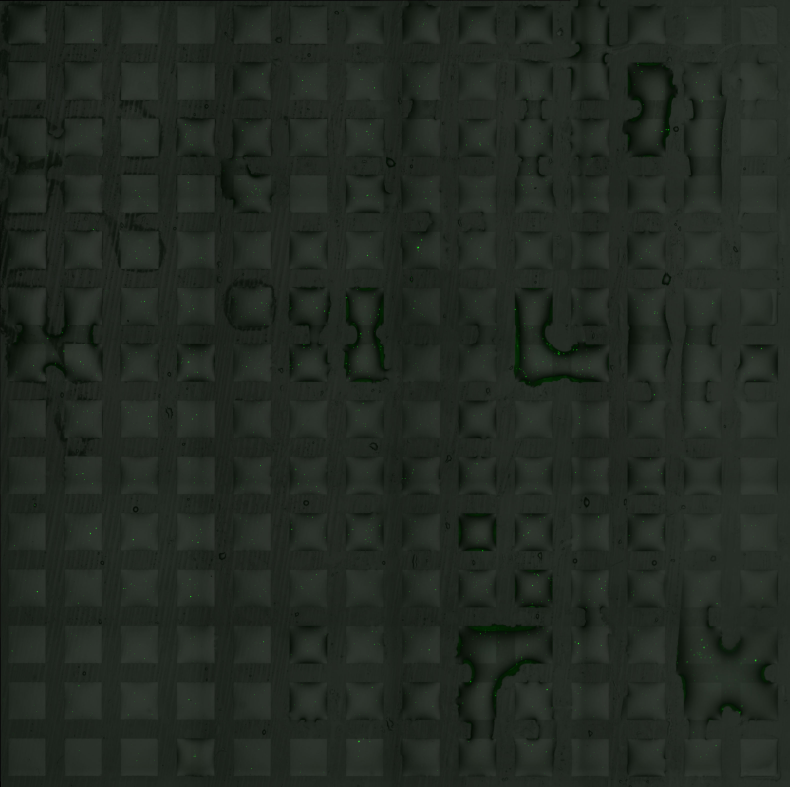
#> input picture tests/contours/contours_sample_1_raw.jpg, 3157 x 3147 px (shown at 1/4 size)
$ python contours.py   (older library calls are emulated)
#> lines starting #> are read from the running program, lines starting #| are printed output that depends on the picture; after the words box and inside, x2 and y2 are one past the last pixel; in counts of white or black regions, pixels touching at a corner belong together
### tests/contours/pyimagesearch/shapedetector.py
# import the necessary packages
import cv2

class ShapeDetector:
	def __init__(self):
		pass

	def detect(self, c):
		# initialize the shape name and approximate the contour
		shape = "unidentified"
		peri = cv2.arcLength(c, True)
		approx = cv2.approxPolyDP(c, 0.04 * peri, True)

		# if the shape is a triangle, it will have 3 vertices
		if len(approx) == 3:
			shape = "triangle"

		# if the shape has 4 vertices, it is either a square or
		# a rectangle
		elif len(approx) == 4:
			# compute the bounding box of the contour and use the
			# bounding box to compute the aspect ratio
			(x, y, w, h) = cv2.boundingRect(approx)
			ar = w / float(h)

			# a square will have an aspect ratio that is approximately
			# equal to one, otherwise, the shape is a rectangle
			shape = "square" if ar >= 0.95 and ar <= 1.05 else "rectangle"

		# if the shape is a pentagon, it will have 5 vertices
		elif len(approx) == 5:
			shape = "pentagon"

		# otherwise, we assume the shape is a circle
		else:
			shape = "circle"

		# return the name of the shape
		return shape

### tests/contours/contours.py
#! /usr/local/bin/python

#NOTE: /!\ This is a failed experiment /!\


import numpy as np
import cv2
from pyimagesearch.shapedetector import ShapeDetector
import argparse
import imutils

def show_img(img):
    # cv2.imshow("image",img)

    screen_res = 1280, 720
    scale_width = screen_res[0] / img.shape[1]
    scale_height = screen_res[1] / img.shape[0]
    scale = min(scale_width, scale_height)
    window_width = int(img.shape[1] * scale)
    window_height = int(img.shape[0] * scale)

    cv2.namedWindow('dst_rt', cv2.WINDOW_NORMAL)
    cv2.resizeWindow('dst_rt', window_width, window_height)

    cv2.imshow('dst_rt', img)
    cv2.waitKey(0)

def bitwise_blend(img1, img2):

    rows, cols = img2.shape
    roi = img1[0:rows, 0:cols ]

    mask_inv = cv2.bitwise_not(img2)

    img1_bg = cv2.bitwise_and(roi, roi, mask = mask_inv)
    img2_fg = cv2.bitwise_and(img2, img2, mask = img2)

    return cv2.add(img1_bg, img2_fg)

def blob_detection(im):


    # Set up the detector with default parameters.
    detector = cv2.SimpleBlobDetector()

    # Detect blobs.
    keypoints = detector.detect(im)

    # Draw detected blobs as red circles.
    # cv2.DRAW_MATCHES_FLAGS_DRAW_RICH_KEYPOINTS ensures the size of the circle corresponds to the size of blob
    im_with_keypoints = cv2.drawKeypoints(im, keypoints, np.array([]), (0,0,0))
    return im_with_keypoints


print("processing edges...")

# # construct the argument parser and parse the arguments
# ap = argparse.ArgumentParser()
# ap.add_argument("-q", "--query", required = True,
#     help = "Path to the query image")
# args = vars(ap.parse_args())
#
# # load the query image, compute the ratio of the old height
# # to the new height, clone it, and resize it
# image = cv2.imread(args["query"])


img = cv2.imread('contours_sample_1_raw.jpg')
#> img is the input picture: shape (3147, 3157, 3); mean B, G, R 34.3, 41.4, 34.6


ratio = 1


img = cv2.medianBlur(img,5)
#opening morph to remove points
kernel = np.ones((5,5 ),np.uint8)
opening_morph = cv2.morphologyEx(img, cv2.MORPH_OPEN, kernel)
cv2.imwrite( "output/opening_morph.png", opening_morph );


gray_img = cv2.cvtColor(opening_morph, cv2.COLOR_BGR2GRAY)
edged_img = cv2.Canny(gray_img, 5, 22)
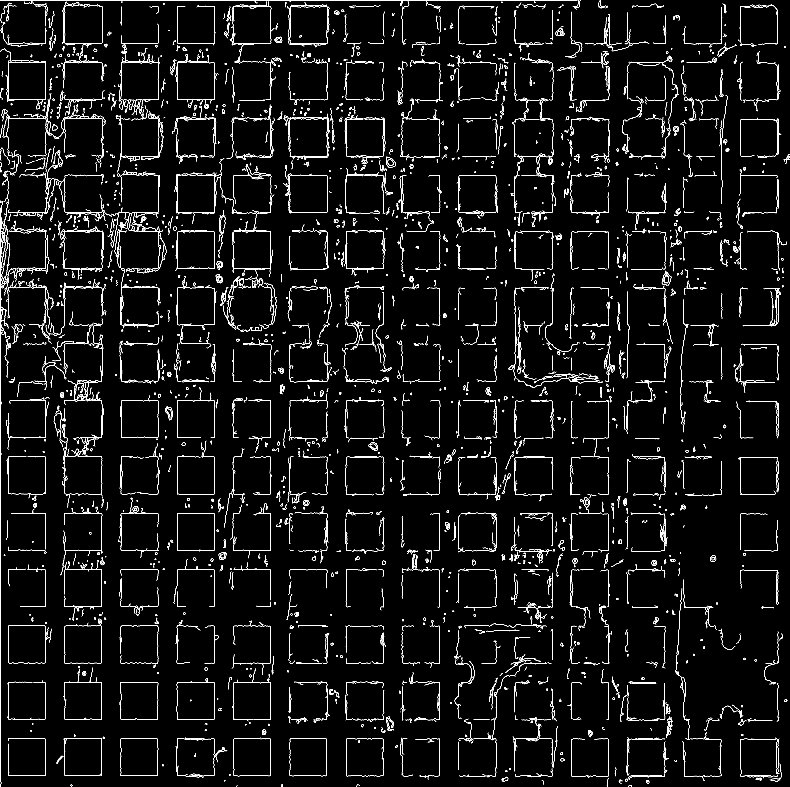
#> edged_img: shape (3147, 3157) (shown at 1/4 size); 2.3% white in thin lines or dots

cv2.imwrite( "output/edged.png", edged_img );


cnts = cv2.findContours(edged_img.copy(), cv2.RETR_EXTERNAL,
    cv2.CHAIN_APPROX_SIMPLE)
#> cnts = 3549 contours, 3003 with area under 20; largest, box (x1, y1, x2, y2) and area: (33, 246, 184, 419) 22332, (32, 2502, 183, 2654) 21987, (482, 2953, 633, 3104) 21970, (1158, 2954, 1308, 3105) 21858, (933, 2951, 1084, 3105) 21851
cnts = cnts[0] if imutils.is_cv2() else cnts[1]
sd = ShapeDetector()

# loop over the contours
for c in cnts:
    # compute the center of the contour, then detect the name of the
    # shape using only the contour
    M = cv2.moments(c)
    if M["m00"] != 0:
        cX = int((M["m10"] / M["m00"]) )
        cY = int((M["m01"] / M["m00"]))
        shape = sd.detect(c)

        # multiply the contour (x, y)-coordinates by the resize ratio,
        # then draw the contours and the name of the shape on the img
        c = c.astype("float")
        c *= ratio
        c = c.astype("int")
        if shape=="rectangle":
            cv2.drawContours(img, [c], -1, (0, 255, 0), 2)

            cv2.putText(img, shape, (cX, cY), cv2.FONT_HERSHEY_SIMPLEX,
                0.5, (255, 255, 255), 2)
#> this loop made 3549 passes
#> (cX, cY, shape, peri in detect, approx in detect, x in detect, y in detect, w in detect) on passes 3, 11, 12, 13, 20, 24: (1433, 3140, 'rectangle', 38.38, [[1427, 3146], [1430, 3138], [1438, 3142], [1429, 3138]], 1427, 3138, 12), (3028, 3116, 'rectangle', 122.4, [[3023, 3116], [3044, 3122], [3023, 3116], [3047, 3115]], 3023, 3115, 25), (2431, 3127, 'rectangle', 78.97, [[2433, 3112], [2431, 3141], [2427, 3141], [2430, 3146]], 2427, 3112, 7), (3101, 3115, 'rectangle', 134, [[3117, 3111], [3079, 3118], [3100, 3123], [3084, 3118]], 3079, 3111, 39), (2814, 3110, 'rectangle', 203.3, [[2809, 3108], [2816, 3123], [2813, 3103], [2879, 3104]], 2809, 3103, 71), (839, 3102, 'rectangle', 23.66, [[835, 3102], [846, 3103], [841, 3103], [838, 3101]], 835, 3101, 12)
#> (cX, cY, shape, peri in detect, approx in detect) on passes 15, 17, 18, 23, 25, 26: (2125, 3107, 'circle', 113, [[2109, 3106], [2163, 3107]]), (3018, 3107, 'circle', 213.8, [[3085, 3108], [2990, 3106]]), (2355, 3105, 'circle', 318.4, [[2290, 3106], [2433, 3105]]), (1848, 3103, 'circle', 69.7, [[1866, 3104], [1837, 3102]]), (2975, 3104, 'circle', 347.9, [[3110, 3100], [2965, 3107]]), (2643, 3100, 'circle', 105.5, [[2597, 3102], [2645, 3101]])
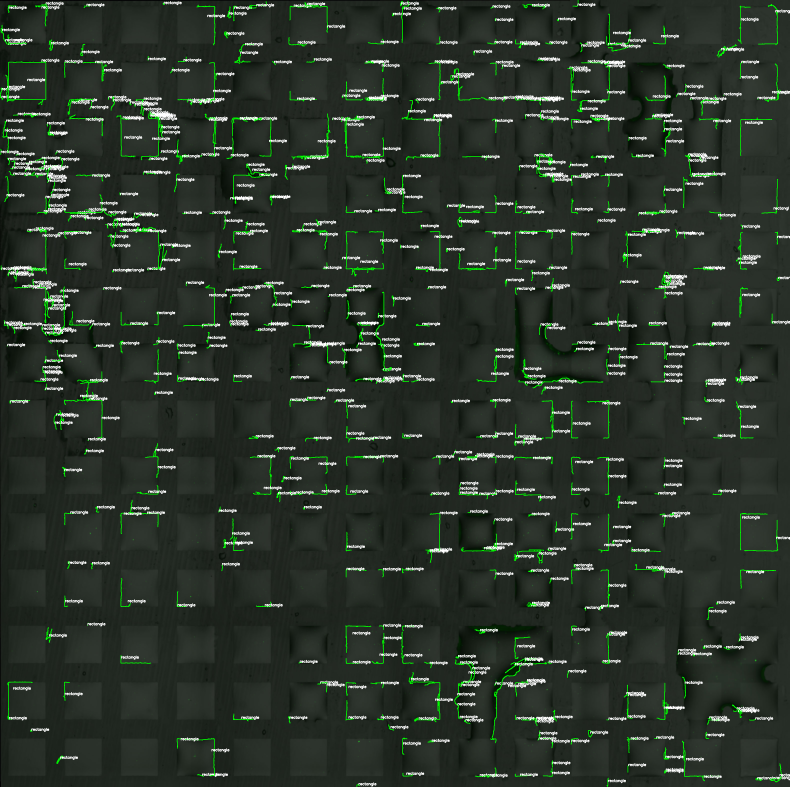
#> img: shape (3147, 3157, 3) (shown at 1/4 size); mean B, G, R 42.1, 52.9, 42.3


cv2.imwrite("output/shapes.png", img)


# blobs_img = blob_detection(edged_img)
# cv2.imwrite("output/blobs.png", blobs_img)


#
# cv2.imwrite( "output/edges.png", edged_img );
#
#
# kernel = np.ones((6,1 ),np.uint8)
# eroded_img_v = cv2.erode(edged_img,kernel,iterations = 1)
#
# kernel = np.ones((1,6 ),np.uint8)
# eroded_img_h = cv2.erode(edged_img,kernel,iterations = 1)
#
#
# blended_erode = bitwise_blend(eroded_img_v, eroded_img_h)
#
#
# cv2.imwrite( "output/blended_erode.png", blended_erode);
# #
# # cv2.imwrite( "output/eroded_blend.png", blended_erode );
#
# kernel = np.ones((5,5 ),np.uint8)
# dilated_img  = cv2.dilate(blended_erode,kernel,iterations = 1)
#
#
#
# #
# # cv2.imwrite( "output/eroded_blend.png", blended_erode );
#
#
#
#
#
# cv2.imwrite( "output/dilated_blend2.png", dilated_img);
#
#
#
# #
# #
# # (cnts, _) = cv2.findContours(dilated_img.copy(), cv2.RETR_TREE, cv2.CHAIN_APPROX_SIMPLE)
# #
# # cnts = sorted(cnts, key = cv2.contourArea, reverse = True)[:10]
# # screenCnt = None
# #
# #
# # for c in cnts:
# #     # approximate the contour
# #     peri = cv2.arcLength(c, True)
# #     approx = cv2.approxPolyDP(c, 0.02 * peri, True)
# #
# #     # if our approximated contour has four points, then
# #     # we can assume that we have found our screen
# #     print approx
# #     # if len(approx) == 4:
# #     print "SHAPE DETECTED!!"
# #     screenCnt = approx
# #
# #     cv2.drawContours(img, [screenCnt], -1, (0, 255, 0), 3)
# #
# # cv2.imwrite( "output/dilated_blend_shaped.png", img);
#
#
# cv2.waitKey(0)
